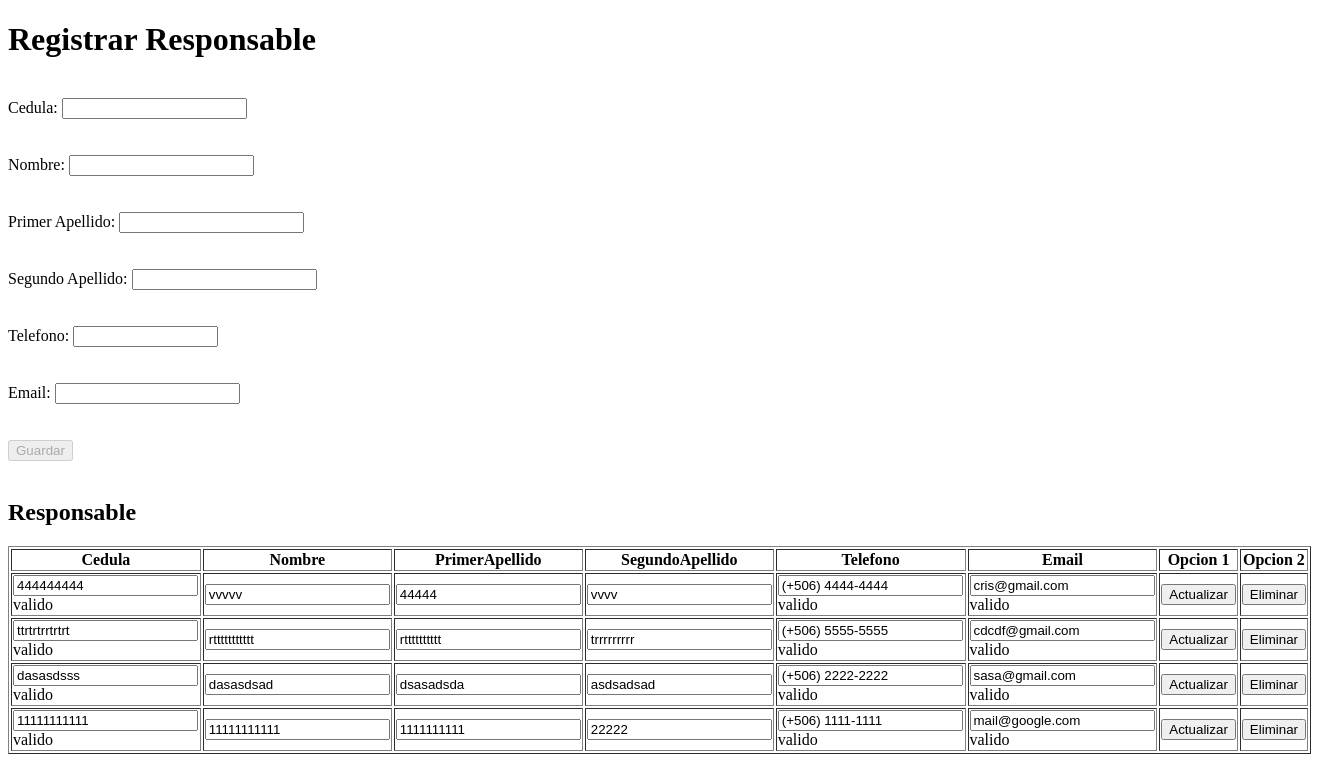
/view/responsableView.php (signed in), run on an earlier commit of the app's database.
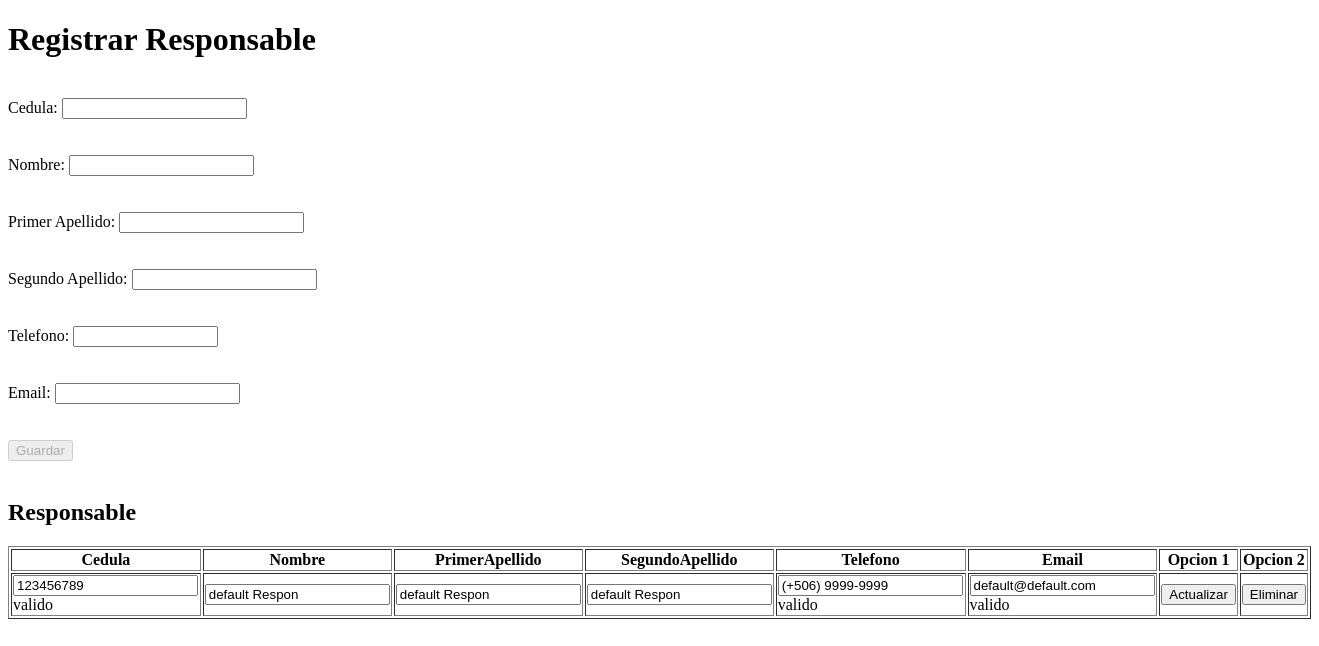
And on a later commit of the database.
### tables this page shows
CREATE TABLE `tbresponsable` (
  `idresponsable` int(11) NOT NULL,
  `cedularesponsable` varchar(50) NOT NULL,
  `nombreresponsable` varchar(50) NOT NULL,
  `primerapellidoresponsable` varchar(50) NOT NULL,
  `segundoapellidoresponsable` varchar(50) NOT NULL,
  `telefonoresponsable` varchar(50) NOT NULL,
  `emailresponsable` varchar(75) DEFAULT NULL
);

### data/responsableData.php (called while the page is built, shortened)
<?php
    include '../domain/responsable.php';
    class responsableData{
        public function mostrarTodosResponsable(){
            $con = new Data();
            $conexion = $con->conect();
            $consultaMostrar = "SELECT * FROM tbresponsable;";
            $result = mysqli_query($conexion, $consultaMostrar);
            $responsable = [];
            while ($row = mysqli_fetch_array($result)) {
                $temporaralResponsable = new Responsable(
                    $row['idresponsable'],
                    $row['cedularesponsable'],
                    $row['nombreresponsable'],
                    $row['primerapellidoresponsable'],
                    $row['segundoapellidoresponsable'],
                    $row['telefonoresponsable'],
                    $row['emailresponsable']
                );
                array_push($responsable, $temporaralResponsable);
            }
            return $responsable;
        }
}
  ?>

### business/responsableBusiness.php (called while the page is built, shortened)
<?php
include '../data/responsableData.php';
class ResponsableBusiness
{
    private $responsable;
    public function ResponsableBusiness()
    {
        $this->responsable = new responsableData();
    }
	public function mostrarTodosResponsable(){
		return $this->responsable->mostrarTodosResponsable();
	}
}

### domain/responsable.php (called while the page is built, shortened)
<?php
	class Responsable{
		private $cedulaResponsable;
		private $nombreResponsable;
		private $primirapellidoResponsable;
		private $segundoapellidoResponsable;
		private $telefonoResponsable;
		private $emailResponsable;
		function Responsable($idResponsable,$cedulaResponsable,$nombreResponsable,
			$primirapellidoResponsable,$segundoapellidoResponsable,$telefonoResponsable,$emailResponsable)
		{
			$this->cedulaResponsable=$cedulaResponsable;
			$this->nombreResponsable=$nombreResponsable;
			$this->primirapellidoResponsable=$primirapellidoResponsable;
			$this->segundoapellidoResponsable=$segundoapellidoResponsable;
			$this->telefonoResponsable=$telefonoResponsable;
			$this->emailResponsable=$emailResponsable;
		}
		public function getCedulaResponsable(){
			return $this->cedulaResponsable;
		}
		public function getNombreResponsable(){
			return $this->nombreResponsable;
		}
		public function getPrimirapellidoResponsable(){
			return $this->primirapellidoResponsable;
		}
		public function getSegundoapellidoResponsable(){
			return $this->segundoapellidoResponsable;
		}
		public function getTelefonoResponsable(){
			return $this->telefonoResponsable;
		}
		public function getEmailResponsable(){
			return $this->emailResponsable;
		}
		public function setTelefonoResponsable($telefono){
			$this->telefonoResponsable=$telefono;
		}
	}
 ?>

### view/responsableView.php (the view, shortened to what the changed rows need)
<!DOCTYPE html>
<html>
<head>
	<?php
		include '../business/responsableBusiness.php';
	?>
</head>
<body>
         <h1>Registrar Responsable</h1><br>
        <h2>Responsable</h2>
    		<table border="1">
    		<tr>
            	<th>Cedula</th>
                <th>Nombre</th>
                <th>PrimerApellido</th>
                <th>SegundoApellido</th>
                <th>Telefono</th>
                <th>Email</th>
                <th>Opcion 1</th>
                <th>Opcion 2</th>
    		</tr>
    <?php
         $sesponsableBusiness = new ResponsableBusiness();
         $todosResponsable = $sesponsableBusiness->mostrarTodosResponsable();
				 $contador=1;
        foreach ($todosResponsable as $responsable)
            {
                echo '<form method="post" enctype="multipart/form-data" action="../business/responsableBusinessAction.php" id="form2" name="form2">';
                echo '<td><input type="text" name="cedulaResponsable" id="cedulaResponsable" value="' . $responsable->getCedulaResponsable() . '" onkeyup="caracteres2(this,'.$contador.')"/><span id="cedulaok2'.$contador.'">valido</span></td>';
                echo '<td><input type="text" name="nombreResponsable" id="nombreResponsable" value="' . $responsable->getNombreResponsable() . '"/></td>';
                echo '<td><input type="text" name="primerapellidoResponsable" id="primerapellidoResponsable" value="' . $responsable->getPrimirapellidoResponsable() . '"/></td>';
                echo '<td><input type="text" name="segundoapellidoResponsable"  id="segundoapellidoResponsable" value="' . $responsable->getSegundoapellidoResponsable() . '"/></td>';
                   $telefono=$responsable->getTelefonoResponsable();
								  $pre= substr($telefono,0,5);
									 $pre1= substr($telefono,5,7);
									$number="(+506)".$pre."-".$pre1;
                  $responsable->setTelefonoResponsable($number);
                echo '<td><input type="text" name="telefonoResponsable" id="telefonoResponsable"  onkeyup="validarTelefono(this,'.$contador.')" value="'.$responsable->getTelefonoResponsable().'" maxlength="16" placeholder="(+506) 1234-5678" /><span id="telefonoOk'.$contador.'" name="telefonoOk'.$contador.'">valido</span></td>';
                 echo '<td><input type="Email" name="emailResponsable" id="emailResponsable" value="' . $responsable->getEmailResponsable() .'" onkeyup="validarCorreo2(this,'.$contador.')"/> <span id="emailOK2'.$contador.'">valido</span></td>';
                echo '<td><input type="button" value="Actualizar" name="update" id="update" onclick="dejarPasar2(this,'.$contador.')" /></td>';
                echo '<td><input type="submit" value="Eliminar" name="delete" id="delete"/></td>';
                echo '</form>';
								$contador++;
            }
          ?>
    		</table>
</body>
</html>

What changed in the data, as far as the page shows it:
removed tbresponsable: cedulaResponsable "444444444", nombreResponsable "vvvvv", primerapellidoResponsable "44444", segundoapellidoResponsable "vvvv", telefonoResponsable "(+506) 4444-4444", emailResponsable "cris@gmail.com"
removed tbresponsable: cedulaResponsable "ttrtrtrrtrtrt", nombreResponsable "rttttttttttt", primerapellidoResponsable "rtttttttttt", segundoapellidoResponsable "trrrrrrrrr", telefonoResponsable "(+506) 5555-5555", emailResponsable "cdcdf@gmail.com"
removed tbresponsable: cedulaResponsable "dasasdsss", nombreResponsable "dasasdsad", primerapellidoResponsable "dsasadsda", segundoapellidoResponsable "asdsadsad", telefonoResponsable "(+506) 2222-2222", emailResponsable "sasa@gmail.com"
removed tbresponsable: cedulaResponsable "11111111111", nombreResponsable "11111111111", primerapellidoResponsable "1111111111", segundoapellidoResponsable "22222", telefonoResponsable "(+506) 1111-1111", emailResponsable "mail@google.com"
added tbresponsable: cedulaResponsable "123456789", nombreResponsable "default Respon", primerapellidoResponsable "default Respon", segundoapellidoResponsable "default Respon", telefonoResponsable "(+506) 9999-9999", emailResponsable "default@default.com"
